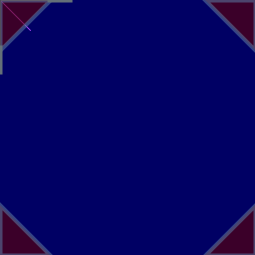
Frame 1 (no input)
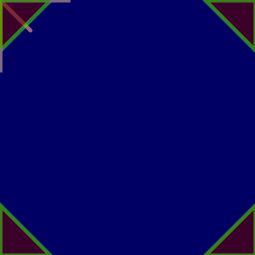
Frame 60 (the mouse pressed at the canvas centre just before this capture)
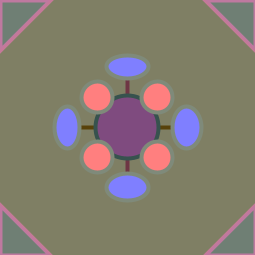
Frame 120 (the mouse held since frame 60 and released just before this capture)

The Processing sketch that drew these frames (run headless with seeded random() and noise(); from frame 60 on, the mouse is pressed at the canvas centre):

// Processing sketch: processing_181855
// ── processing_181855.pde

void setup(){
  
  size (255, 255);
}

void draw(){
  
 background (mouseY, mouseX, 100);
 
//Línies
stroke(random(255), random(255), random(255));
line(mouseX-30, mouseY-30, mouseX+30, mouseY+30);

stroke(random(255), random(255), random(255));
line(mouseX+30, mouseY-30, mouseX-30, mouseY+30);
stroke(random(255), random(255), random(255));
line(mouseX-50, mouseY, mouseX+50, mouseY);

stroke(random(255), random(255), random(255));
line(mouseX, mouseY-50, mouseX, mouseY+50);

strokeWeight(4);

//triangle
stroke(random(255), random(255), random(255), 150);
fill(100, mouseY, mouseX, 150);
triangle(0, 50, 50, 0, 0, 0);
triangle(0, 205, 50, 255, 0, 255);
triangle(205, 0, 255, 50, 255, 0);
triangle(255, 205, 205, 255, 255, 255);




//Rodones
fill(mouseX, 75, mouseY);
stroke(random(50,100), random(50,100), random(50,100));
ellipse(mouseX, mouseY, mouseY/2, mouseY/2);

stroke(random(100,150), random(100,150), random(100,150));
fill(255, mouseX, mouseY);
ellipse(mouseX-30, mouseY-30, mouseY/4, mouseY/4);
ellipse(mouseX+30, mouseY-30, mouseY/4, mouseY/4);
ellipse(mouseX-30, mouseY+30, mouseY/4, mouseY/4);
ellipse(mouseX+30, mouseY+30, mouseY/4, mouseY/4);

fill(mouseX, mouseY, 255);
ellipse(mouseX+60, mouseY, random(20, 30), mouseY/3);
ellipse(mouseX-60, mouseY, random(20, 30), mouseY/3);
ellipse(mouseX, mouseY+60, mouseX/3, random(20, 30));
ellipse(mouseX, mouseY-60, mouseX/3, random(20, 30));


}
